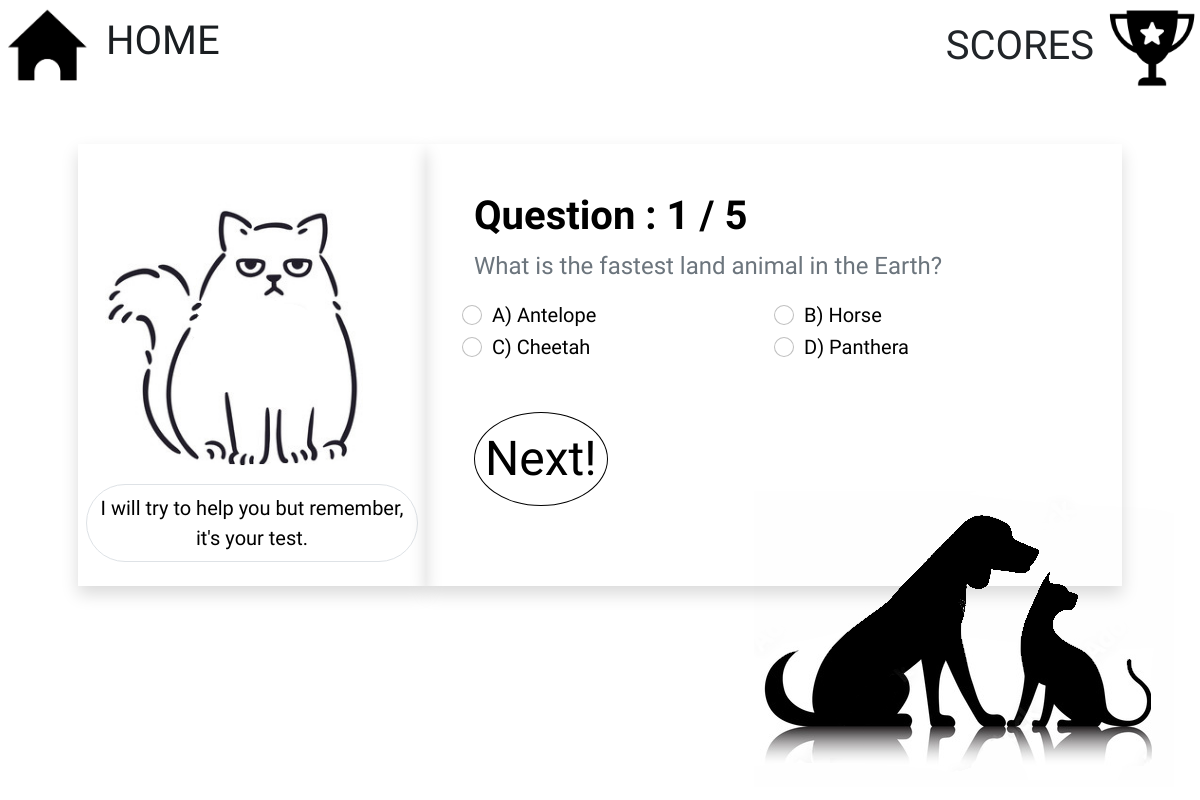
Page /question/80/ on the committed database.
### quiz/models.py (models this page shows, shortened)
class Game(models.Model):
    category = models.ForeignKey(Category, on_delete= models.PROTECT)
    pet = models.ForeignKey(Pet, on_delete= models.PROTECT)
    player_name = models.CharField(max_length = 24)
    is_finished =models.BooleanField(default=False)
    total_score = models.IntegerField(default = 0)
    current_question_index = models.IntegerField(default = 0)
    total_number_of_questions = models.IntegerField(default = 10)
    questionset = models.ManyToManyField(Question)
    def get_question(self):
        return list(self.questionset.all())[self.current_question_index]

class Question(models.Model):
    category = models.ForeignKey(Category, on_delete= models.PROTECT)
    text = models.TextField()
    true_answer = models.CharField(max_length=64)
    false_answer1 = models.CharField(max_length=64)
    false_answer2 = models.CharField(max_length=64)
    false_answer3 = models.CharField(max_length=64)
    def get_shuffled_answers(self):
        answers = [self.true_answer,
            self.false_answer1,
            self.false_answer2,
            self.false_answer3,]
        shuffle(answers)
        return answers

### quiz/views.py (the view)
# urls.py: path('question/<int:game_id>/', views.question, name='question'),
def question(request, game_id):
    game = Game.objects.get(id=game_id)
    player_answer = request.POST.get('player_answer')
    pet = game.pet
    while not game.is_finished:
        if request.method == 'POST':
            prev_question = game.get_question()
            if prev_question.answer_is_true(player_answer):
                game.add_score()
            game.current_question_index+=1
            game.save()
            if game.current_question_index >= len(game):
                game.is_finished = True
                game.save()
                continue
            question = game.get_question()
            answers = question.get_shuffled_answers()
            answers = [('A', answers[0]),
                    ('B', answers[1]),
                    ('C', answers[2]),
                    ('D', answers[3]),
            ]
            key = pet.roll_reaction_key()
            pet_answer = pet.roll_answer(question)
            false_answer = question.get_random_false_answer()
            pet_reaction = pet.check_reaction_key(key=key, pet_answer=pet_answer, false_answer=false_answer)
        elif request.method != 'POST':
            if not game.questionset.all():
                game.start_new_game()
            question = game.get_question()
            answers = question.get_shuffled_answers()
            answers = [('A', answers[0]),
                    ('B', answers[1]),
                    ('C', answers[2]),
                    ('D', answers[3]),
            ]
            pet_reaction = "I will try to help you but remember, it's your test."
        context ={'question':question, 'answers':answers, 'game':game, 'pet_reaction': pet_reaction}
        return render(request, 'quiz/question.html', context)
    else:
        return redirect('quiz:scoreboard', game.id)

### quiz/templatetags/randomimage.py (called while the page is built)
@register.simple_tag
def random_image():
    images_paths = ['dogcat1.png','dogcat2.png','dogcat3.png']
    return random.choice(images_paths)

### quiz/templates/quiz/question.html (shortened to what this page needs)
{% extends 'quiz/base.html' %}
{% load static %}
{% block content %}
	<div class="row p-5 gutter-0">
		<div class="col-md-4 p-2 shadow">
			{% if game.pet.name == "Cat" %}
			<img class ="img-fluid" src="{% static 'images/cat.PNG' %}" alt="image">
			{% endif %}
			<p class="border rounded-pill text-center p-2">{{pet_reaction}}</p>
		</div>
		<div class="container col-md-8 p-5 shadow">
		  <h1 class="fw-bold ">Question : {{game.current_question_index|add:"1"}} / {{game.total_number_of_questions}}</h1>
		  <p class="fs-4 text-secondary">{{question.text}}</p>
		  <form action="{% url 'quiz:question' game.id %}" method="post">
				<div class="row">
				{% for letter, answer in answers %}
				<div class="form-check col-6">
					<input class="form-check-input" type="radio" name="player_answer" value={{answer}}>
					<label class="form-check-label" for="player_answer">
					  {{letter}}) {{answer}}
					</label>
				</div>
				{% endfor %}
				</div>
				<div class="col-12 mt-5"><button class="mbtn">Next!</button></div>
			</form>
		</div>
	  </div>
{% endblock content %}

### static/css/style.css (style rules this page uses)
body { background: #fff; color: black; font-size: 20px; font-family: 'Indie Flower', cursive; }
.mbtn { padding:10px; border: 0.1rem solid; border-radius:60%; background-color: transparent; font-size: 3rem; }

### rows in the picture
Game: current_question_index|add "1", total_number_of_questions "5"
Question: text "What is the fastest land animal in the Earth?", answers "Antelope" "Horse" "Cheetah" "Panthera"

### other values in the picture
{{ pet_reaction }} "I will try to help you but remember, it's your test."
{{ letter }} "A" "B" "C" "D"
